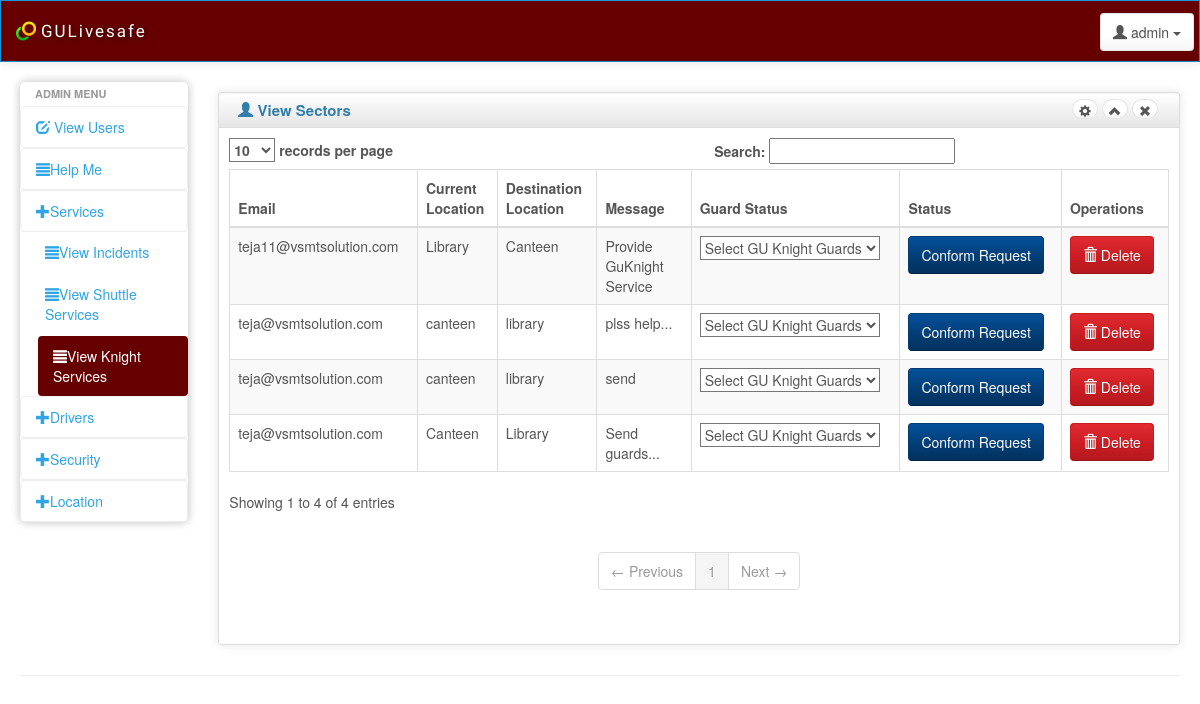
The app's page /admin/view_knight.php (signed in) with its own data.
### tables this page shows
CREATE TABLE IF NOT EXISTS `guknights_service` (
  `gu_knights_id` int(11) NOT NULL AUTO_INCREMENT,
  `email_id` varchar(50) NOT NULL DEFAULT '0',
  `current_location` varchar(50) NOT NULL DEFAULT '0',
  `destination_location` varchar(50) NOT NULL DEFAULT '0',
  `guknights_message` varchar(50) NOT NULL DEFAULT '0',
  `knight_status` varchar(50) NOT NULL DEFAULT 'Not Conformed',
  PRIMARY KEY (`gu_knights_id`),
  KEY `FK_guknights_service_users` (`email_id`),
  CONSTRAINT `FK_guknights_service_users` FOREIGN KEY (`email_id`) REFERENCES `users` (`email_id`) ON DELETE CASCADE ON UPDATE CASCADE
);

### admin/view_knight.php (the view, shortened to what this page needs)
<!DOCTYPE html>
<html lang="en">
<head>
    <link id="bs-css" href="css/bootstrap-cerulean.min.css" rel="stylesheet">
    <link href="css/charisma-app.css" rel="stylesheet">
    <link href='bower_components/fullcalendar/dist/fullcalendar.css' rel='stylesheet'>
    <link href='bower_components/fullcalendar/dist/fullcalendar.print.css' rel='stylesheet' media='print'>
    <link href='bower_components/chosen/chosen.min.css' rel='stylesheet'>
    <link href='bower_components/colorbox/example3/colorbox.css' rel='stylesheet'>
    <link href='bower_components/responsive-tables/responsive-tables.css' rel='stylesheet'>
    <link href='bower_components/bootstrap-tour/build/css/bootstrap-tour.min.css' rel='stylesheet'>
    <link href='css/jquery.noty.css' rel='stylesheet'>
    <link href='css/noty_theme_default.css' rel='stylesheet'>
    <link href='css/elfinder.min.css' rel='stylesheet'>
    <link href='css/elfinder.theme.css' rel='stylesheet'>
    <link href='css/jquery.iphone.toggle.css' rel='stylesheet'>
    <link href='css/uploadify.css' rel='stylesheet'>
    <link href='css/animate.min.css' rel='stylesheet'>
</head>
<body>
   <div class="navbar navbar-default" role="navigation">
        <div class="navbar-inner">
            <a class="navbar-brand" href="index.html"> <img alt="Charisma Logo" src="img/logo20.png" class="hidden-xs"/>
                <span>GULivesafe</span></a>
            <div class="btn-group pull-right">
                <button class="btn btn-default dropdown-toggle" data-toggle="dropdown">
                    <i class="glyphicon glyphicon-user"></i><span class="hidden-sm hidden-xs"> admin</span>
                    <span class="caret"></span>
                </button>
            </div>
        </div>
    </div>
<div class="ch-container">
    <div class="row">
        <div class="col-sm-2 col-lg-2">
            <div class="sidebar-nav">
                <div class="nav-canvas">
                    <?php include 'menu.php'?>
                </div>
            </div>
        </div>
        <div id="content" class="col-lg-10 col-sm-10">
    <div class="row">
    <div class="box col-md-12">
    <div class="box-inner">
    <div class="box-header well" data-original-title="">
        <h2><i class="glyphicon glyphicon-user"></i> View Sectors</h2>
        <div class="box-icon">
            <a href="#" class="btn btn-setting btn-round btn-default"><i class="glyphicon glyphicon-cog"></i></a>
            <a href="#" class="btn btn-minimize btn-round btn-default"><i
                    class="glyphicon glyphicon-chevron-up"></i></a>
            <a href="#" class="btn btn-close btn-round btn-default"><i class="glyphicon glyphicon-remove"></i></a>
        </div>
    </div>
    <div class="box-content">
    <table class="table table-striped table-bordered bootstrap-datatable datatable responsive">
    <thead>
    <tr>
        <th>Email</th>
        <th>Current Location</th>
        <th>Destination Location</th>
        <th>Message</th>
        <th>Guard Status</th>
        <th>Status</th>
        <th>Operations</th>
    </tr>
    </thead>
    <tbody>
    <?php $count=1;
    $sql="select * from guknights_service";
    $res=mysql_query($sql);
    while($user=mysql_fetch_assoc($res))
    {
        ?>
    <tr>
        <td><?=$user['email_id']?></td>
      <td><?=$user['current_location']?></td>
      <td><?=$user['destination_location']?></td>
      <td><?=$user['guknights_message']?></td>
      <?php
        if($user['knight_status']=='Not Conformed' ){
        ?>
      <td>
  <select name="location" onChange="guard_id<?=$count?>.value=this.value">
   <option>Select GU Knight Guards</option>
</select>
</td>
     <td>
     <form action="conform_Request.php" method="post" onsubmit="" >
           <span id="fnameError" style="color:red;">
  <button class="btn btn-info" name="action" value="knight_status_request" >Conform Request</button></td>
    <?php
        }elseif($user['knight_status']=='Processing'||$user['knight_status']=='Completed'){
        ?>
    <td><?=$user['knight_status']?></td>
    <td><a href="conform_Request.php?action=knight_Completed&gu_knights_id=<?=$user['gu_knights_id']?>&knight_status=<?=$user['knight_status']?>"><button class="btn btn-info">Completed</button></a></td>
    <?php
        }elseif($user['knight_status']=='Cancelled' ){
        ?>
        <td><?=$user['knight_status']?></td>
        <td><a href=""><button class="btn btn-info">Cancelled</button></a></td>
<?php
        }
        ?>
        <td class="center">
        <a class="btn btn-danger" href="delete_data.php?action=knights&gu_knights_id=<?php echo $user['gu_knights_id']?>">
            <i class="glyphicon glyphicon-trash icon-white"></i>
            Delete
            </a>
        </td>
    </tr>
    <?php
    $count++;
    }
    ?>
    </tbody>
    </table>
    </div>
    </div>
    </div>
    </div>
    </div>
</div>
    <hr>
</div>
</body>
</html>

### admin/css/charisma-app.css (style rules this page uses)
select { background-color: #fff; }
.ch-container { padding: 0 15px; }
.box { margin-top: 10px; margin-bottom: 10px; }
.box-inner { border: 1px solid #DEDEDE; border-radius: 3px; -webkit-border-radius: 3px; -moz-border-radius: 3px; box-shadow: 0 0 10px rgba(189, 189, 189, 0.4); -webkit-box-shadow: 0 0 10px rgba(189, 189, 189, 0.4); -moz-box-shadow: 0 0 10px rgba(189, 189, 189, 0.4); }
.box-header { border: none; padding-top: 5px; border-bottom: 1px solid #DEDEDE; border-radius: 3px 3px 0 0; -webkit-border-radius: 3px 3px 0 0; -moz-border-radius: 3px 3px 0 0; height: 35px; min-height: 35px !important; margin-bottom: 0; font-weight: bold; font-size: 16px; background: -moz-linear-gradient(top, rgba(255, 255, 255, 0) 0%, rgba(0, 0, 0, 0.1) 100%); background: -webkit-gradient(linear, left top, left bottom, color-stop(0%, rgba(255, 255, 255, 0)), color-stop(100%, rgba(0, 0, 0, 0.1))); background: -webkit-linear-gradient(top, rgba(255, 255, 255, 0) 0%, rgba(0, 0, 0, 0.1) 100%); background: -o-linear-gradient(top, rgba(255, 255, 255, 0) 0%, rgba(0, 0, 0, 0.1) 100%); background: -ms-linear-gradient(top, rgba(255, 255, 255, 0) 0%, rgba(0, 0, 0, 0.1) 100%); background: linear-gradient(to bottom, rgba(255, 255, 255, 0) 0%, rgba(0, 0, 0, 0.1) 100%); filter: progid:DXImageTransform.Microsoft.gradient(startColorstr='#00ffffff', endColorstr='#1a000000', GradientType=0); }
.box-header h2 { font-size: 15px; width: auto; clear: none; float: left; line-height: 25px; white-space: nowrap; font-weight: bold; margin-top: 0; margin-bottom: 0; }
.box-header h2 > i { margin-top: 1px; }
.box-icon { float: right; }
.box-icon a { clear: none; float: left; margin: 0 2px; height: 20px; width: 5px; margin-top: 1px; }
.box-icon a i { margin-left: -6px; top: -1px; }
.box-content { padding: 10px; }
.btn-round { border-radius: 40px; -webkit-border-radius: 40px; -moz-border-radius: 40px; font-size: 12px; padding-top: 4px; }
.sidebar-nav { min-height: 0; box-shadow: 0 0 10px #BDBDBD; border-radius: 5px; margin-bottom: 0; padding-bottom: 0; max-height: none; }
.navbar-brand { font-family: 'Shojumaru', cursive, Arial, serif; letter-spacing: 2px; text-shadow: 1px 1px 5px rgba(0, 0, 0, 0.5); width: 183px; font-size: 17px; }
.navbar-brand img { float: left; height: 20px; width: 20px; margin-right: 5px; }
.navbar-brand span { float: left; }
.navbar-inner { padding-top: 5px; padding-bottom: 5px; line-height: 30px; height: 60px; }
.navbar-inner .btn-group { margin: 7px 5px 0 5px; }
.pull-right { float: right !important; }
.navbar { border-radius: 0; }
@media only screen and (min-width: 980px) { a, button, input[type=submit], input[type=button], .product-img { -webkit-transition: .5s; -moz-transition: .5s; -ms-transition: .5s; -o-transition: .5s; transition: .5s; } }
@media only screen and (min-width: 980px) { .ch-container { padding: 0 20px; } }

### admin/bower_components/responsive-tables/responsive-tables.css (style rules this page uses)
table th { font-weight: bold; }
table td, table th { padding: 9px 10px; text-align: left; }

### records on screen
guknights_service: email "teja@vsmtsolution.com", current_location "canteen", destination_location "library", guknights_message "plss help..."
guknights_service: email "teja11@vsmtsolution.com", current_location "Library", destination_location "Canteen", guknights_message "Provide GuKnight Service"
guknights_service: email "teja@vsmtsolution.com", current_location "canteen", destination_location "library", guknights_message "send"
guknights_service: email "teja@vsmtsolution.com", current_location "Canteen", destination_location "Library", guknights_message "Send guards..."
